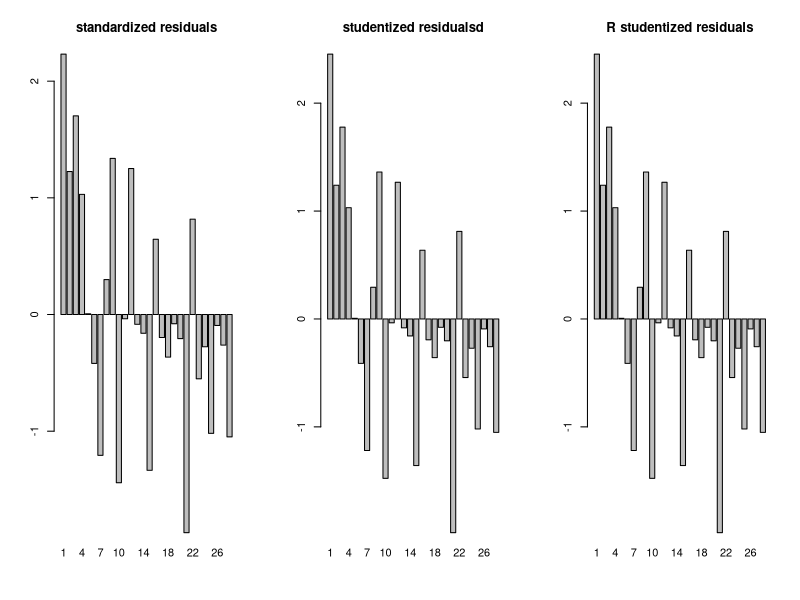
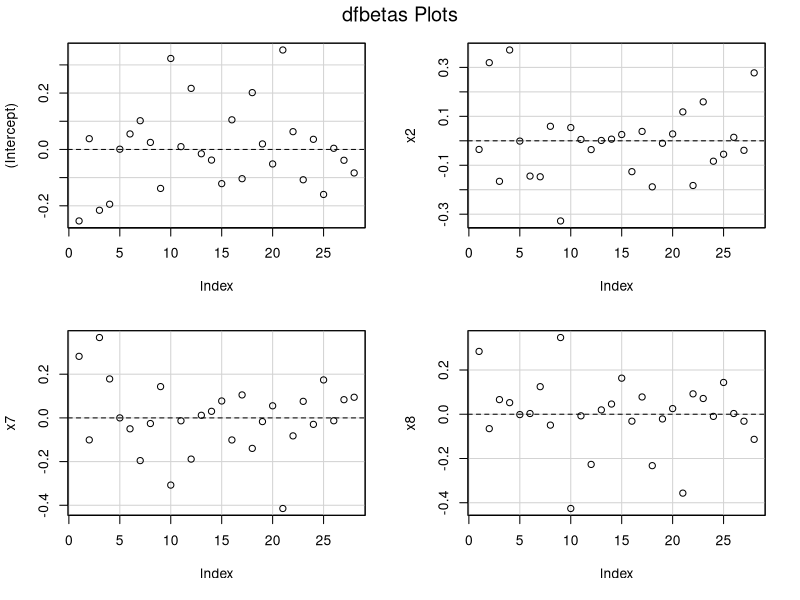
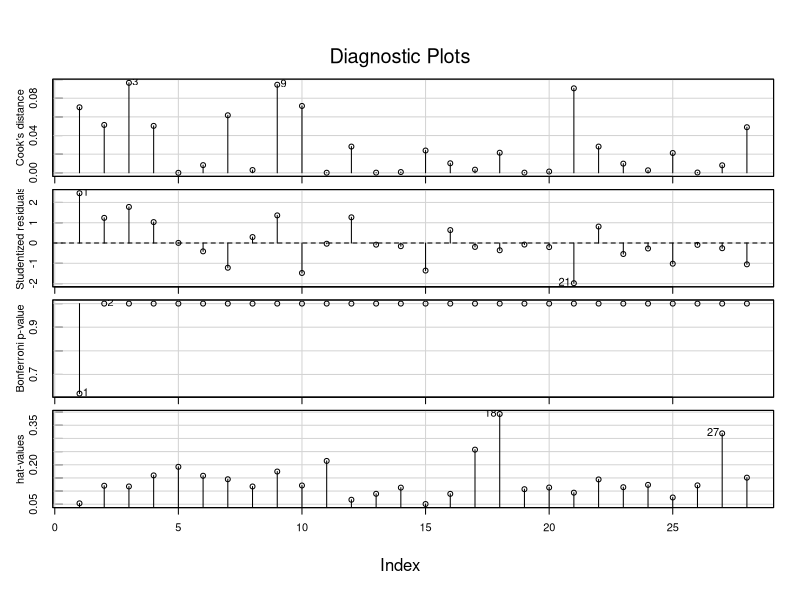
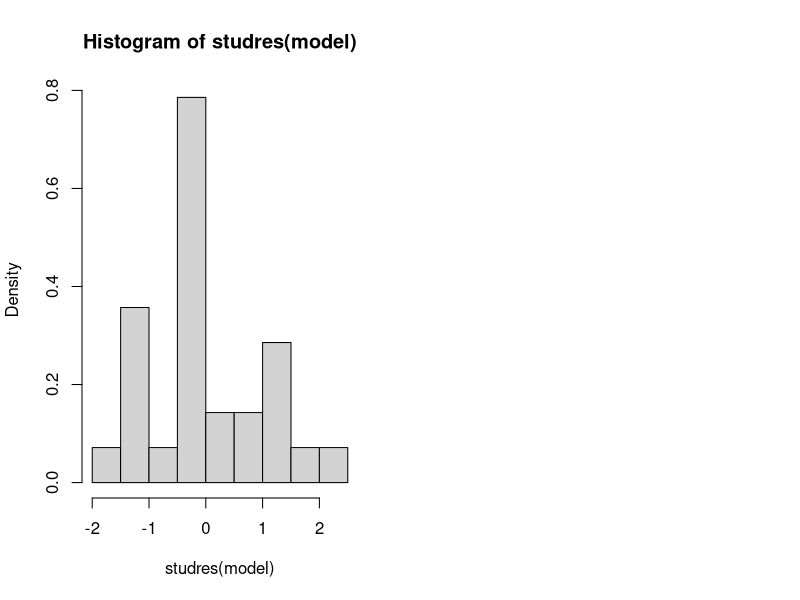

Reproduce these figures in R, in order. (Note: this script raises an error after producing the figures.)
## ---- chunk 1
df <- read.csv("football.csv")
model <- lm(y ~ x2 + x7 + x8, data = df)
## ---- chunk 2
library(MASS)
library(knitr)
stand_res <- matrix(stdres(model), ncol = 2, byrow=TRUE)
knitr::kable(stand_res, caption="standardized residuals")
## ---- chunk 3
stud_res <- matrix(studres(model), ncol = 2)
knitr::kable(stud_res, caption="studentized residuals")
## ---- chunk 4
r_student_res <- matrix(rstudent(model), ncol = 2)
knitr::kable(stud_res, caption="R-studentized residuals")
## ---- chunk 5
par(mfrow = c(1,3))
barplot(stdres(model), main = "standardized residuals")
barplot(studres(model), main = "studentized residualsd")
barplot(rstudent(model), main = "R studentized residuals")
## ---- chunk 6
library(car)
knitr::kable(summary(influence.measures(model)))
dfbetasPlots(model, intercept = T)
influenceIndexPlot(model)
## ---- chunk 7
knitr::kable(vif(model))
## ---- chunk 8
par(mfrow=c(1,2))
hist(studres(model), breaks=10, freq=F)
qqPlot(model)
## ---- chunk 9
residualPlot(model, type="rstudent", quadratic=F)
